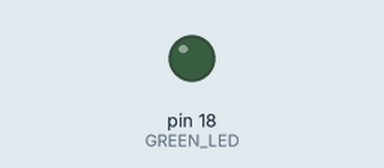
A sketch run on a simulated Arduino Uno, built with avr-gcc and run on an emulated ATmega328P. Parts: output pins drawn as LEDs (lit = HIGH).

Above: at 0.7 s.
At 2.6 s:
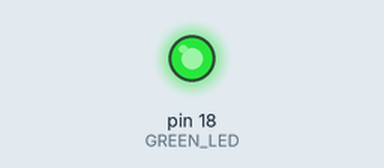
Timing chart, 0 to 3.0 s (numbered marks = the images above):
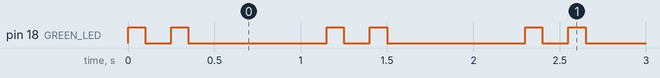

The sketch:

practice_2_heartbeat.ino
```cpp
// Chapter 1, Practice 2 - Heartbeat
// Two quick flashes, then a long pause, like a beating heart.

const int GREEN_LED = 18;   // green LED + 220 ohm on GPIO 18

void setup() {
  pinMode(GREEN_LED, OUTPUT);
}

void loop() {
  digitalWrite(GREEN_LED, HIGH);
  delay(100);                         // first beat
  digitalWrite(GREEN_LED, LOW);
  delay(150);
  digitalWrite(GREEN_LED, HIGH);
  delay(100);                         // second beat
  digitalWrite(GREEN_LED, LOW);
  delay(800);                         // rest before the next heartbeat
}
```

Measured:
- by itself, pin 18 (GREEN_LED): repeats every 1.2 s: LOW 0.15 s, HIGH 0.10 s, LOW 0.80 s, HIGH 0.10 s
- by itself, everything shown: repeats every 1.2 s, in 4 steps
